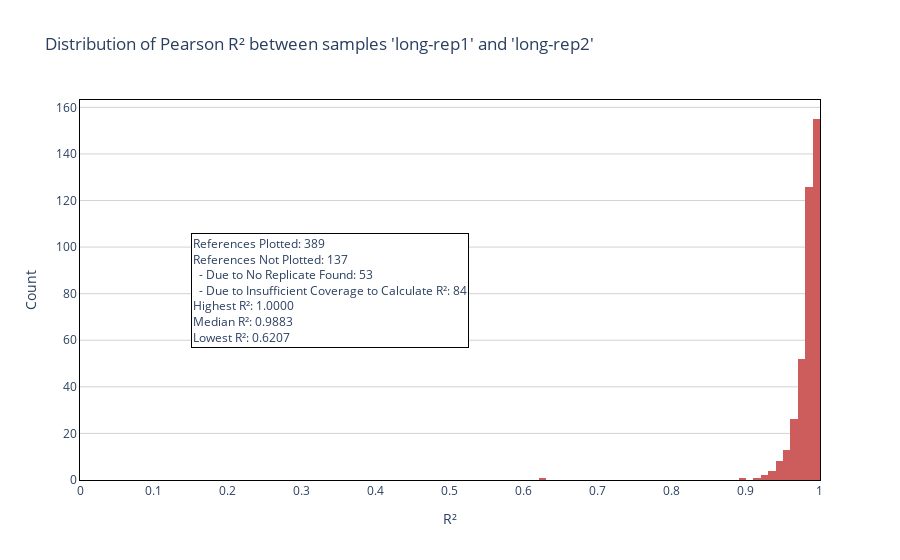

Source (notebook cell):
### Code cell
output = study.pearson_correlation_histogram()
output['fig'].show()

### Figure 1 — Plotly figure (JSON) as saved in the notebook; plotly's stock layout.template omitted (floating-point values rounded to 4 significant figures; data arrays with more than 128 entries replaced by an {"elided": "..."} marker saying what was removed)
{"data": [{"hovertemplate": "R²: %{x:.2f}<br>Count: %{y}<extra></extra>", "marker": {"color": "indianred"}, "type": "histogram", "x": {"elided": "389 float values"}, "xbins": {"end": 1.0, "size": 0.01, "start": 0}}], "layout": {"annotations": [{"align": "left", "bgcolor": "white", "bordercolor": "black", "borderwidth": 1, "font": {"size": 12}, "showarrow": false, "text": "References Plotted: 389<br>References Not Plotted: 137<br>&nbsp;&nbsp;- Due to No Replicate Found: 53<br>&nbsp;&nbsp;- Due to Insufficient Coverage to Calculate R²: 84<br>Highest R²: 1.0000<br>Median R²: 0.9883<br>Lowest R²: 0.6207", "x": 0.15, "xref": "paper", "y": 0.5, "yref": "paper"}], "paper_bgcolor": "white", "plot_bgcolor": "white", "title": {"text": "Distribution of Pearson R² between samples 'long-rep1' and 'long-rep2'"}, "xaxis": {"autorange": false, "dtick": 0.1, "linecolor": "black", "linewidth": 1, "mirror": true, "range": [0, 1.0], "title": {"text": "R²"}}, "yaxis": {"gridcolor": "lightgray", "linecolor": "black", "linewidth": 1, "mirror": true, "title": {"text": "Count"}}}}
